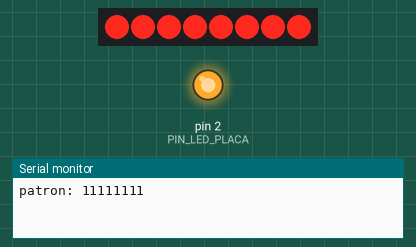
Simulated run of this sketch. Board: Arduino Mega 2560, built with avr-gcc and run on an emulated ATmega2560. Parts: 8 shift-register outputs drawn as a row of LEDs (first output left, lit = HIGH), output pins drawn as LEDs (lit = HIGH), the last lines printed to the serial monitor. Wiring (inferred from the names in the program): shift register (74HC595): data pin 23; shift clock pin 18; latch pin 19. Wiring (inferred from the signals the program sends): row of LEDs: on Q0, Q1, Q2, Q3, Q4, Q5, Q6, Q7. Pins used as bus, display or sensor lines are not drawn.

Above: at 0.3 s.
At 4.4 s:
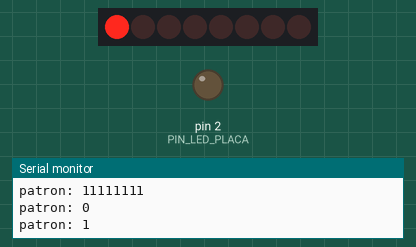
At 5.4 s:
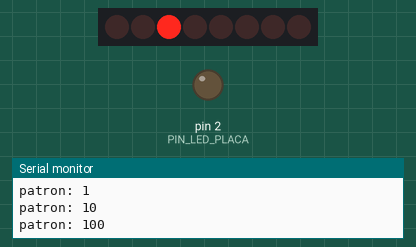
At 6.4 s:
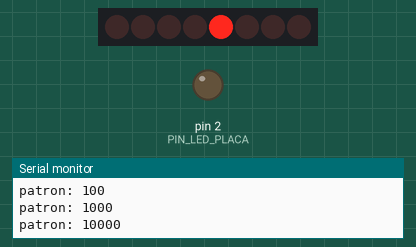
At 7.4 s:
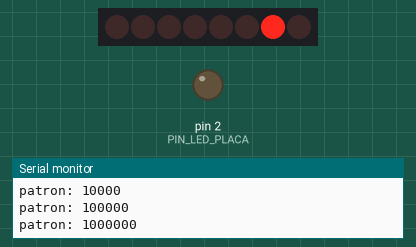
At 8.7 s:
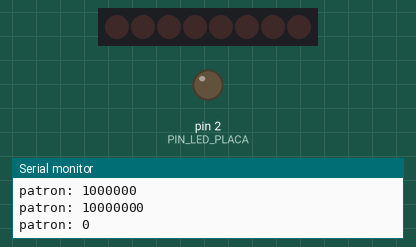
Timing chart, 0 to 12.0 s (numbered marks = the images above):
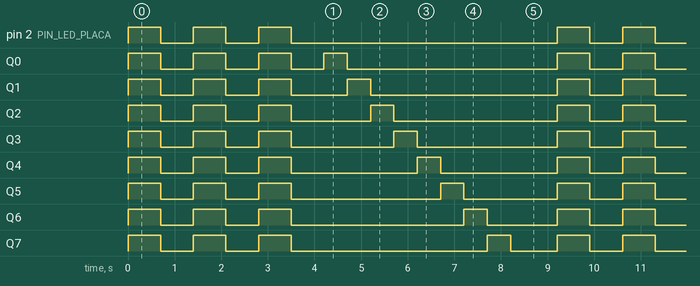

Measured:
- by itself, pin 2 (PIN_LED_PLACA): repeats every 9.2 s: 2 × (LOW 0.70 s, HIGH 0.70 s), LOW 5.7 s, HIGH 0.70 s
- by itself, Q0: repeats every 9.2 s: 2 × (LOW 0.70 s, HIGH 0.70 s), LOW 0.70 s, HIGH 0.50 s, LOW 4.5 s, HIGH 0.70 s
- by itself, Q1: repeats every 9.2 s: 2 × (LOW 0.70 s, HIGH 0.70 s), LOW 1.2 s, HIGH 0.50 s, LOW 4.0 s, HIGH 0.70 s
- by itself, Q2: repeats every 9.2 s: 2 × (LOW 0.70 s, HIGH 0.70 s), LOW 1.7 s, HIGH 0.50 s, LOW 3.5 s, HIGH 0.70 s
- by itself, Q3: repeats every 9.2 s: 2 × (LOW 0.70 s, HIGH 0.70 s), LOW 2.2 s, HIGH 0.50 s, LOW 3.0 s, HIGH 0.70 s
- by itself, Q4: repeats every 9.2 s: 2 × (LOW 0.70 s, HIGH 0.70 s), LOW 2.7 s, HIGH 0.50 s, LOW 2.5 s, HIGH 0.70 s
- by itself, Q5: repeats every 9.2 s: 2 × (LOW 0.70 s, HIGH 0.70 s), LOW 3.2 s, HIGH 0.50 s, LOW 2.0 s, HIGH 0.70 s
- by itself, Q6: repeats every 9.2 s: 2 × (LOW 0.70 s, HIGH 0.70 s), LOW 3.7 s, HIGH 0.50 s, LOW 1.5 s, HIGH 0.70 s

The sketch:

prueba_leds.ino
```cpp
/*
  Prueba del 74HC595: alterna todos los LEDs encendidos / apagados
  y luego enciende un LED cada vez. El LED azul de la placa (GPIO2)
  parpadea a la vez para confirmar que el programa corre.
*/
const uint8_t PIN_DATA  = 23;   // -> DS    (pin 14 del 74HC595)
const uint8_t PIN_CLOCK = 18;   // -> SH_CP (pin 11)
const uint8_t PIN_LATCH = 19;   // -> ST_CP (pin 12)
const uint8_t PIN_LED_PLACA = 2;

void escribirLeds(uint8_t patron) {
  digitalWrite(PIN_LATCH, LOW);
  shiftOut(PIN_DATA, PIN_CLOCK, MSBFIRST, patron);
  digitalWrite(PIN_LATCH, HIGH);
  Serial.print("patron: ");
  Serial.println(patron, BIN);
}

void setup() {
  pinMode(PIN_DATA, OUTPUT);
  pinMode(PIN_CLOCK, OUTPUT);
  pinMode(PIN_LATCH, OUTPUT);
  pinMode(PIN_LED_PLACA, OUTPUT);
  Serial.begin(115200);
}

void loop() {
  // 3 parpadeos de todos los LEDs
  for (int i = 0; i < 3; i++) {
    digitalWrite(PIN_LED_PLACA, HIGH);
    escribirLeds(0b11111111);
    delay(700);
    digitalWrite(PIN_LED_PLACA, LOW);
    escribirLeds(0b00000000);
    delay(700);
  }
  // Un LED cada vez, de Q0 a Q7
  for (int i = 0; i < 8; i++) {
    escribirLeds(1 << i);
    delay(500);
  }
  escribirLeds(0);
  delay(1000);
}
```
